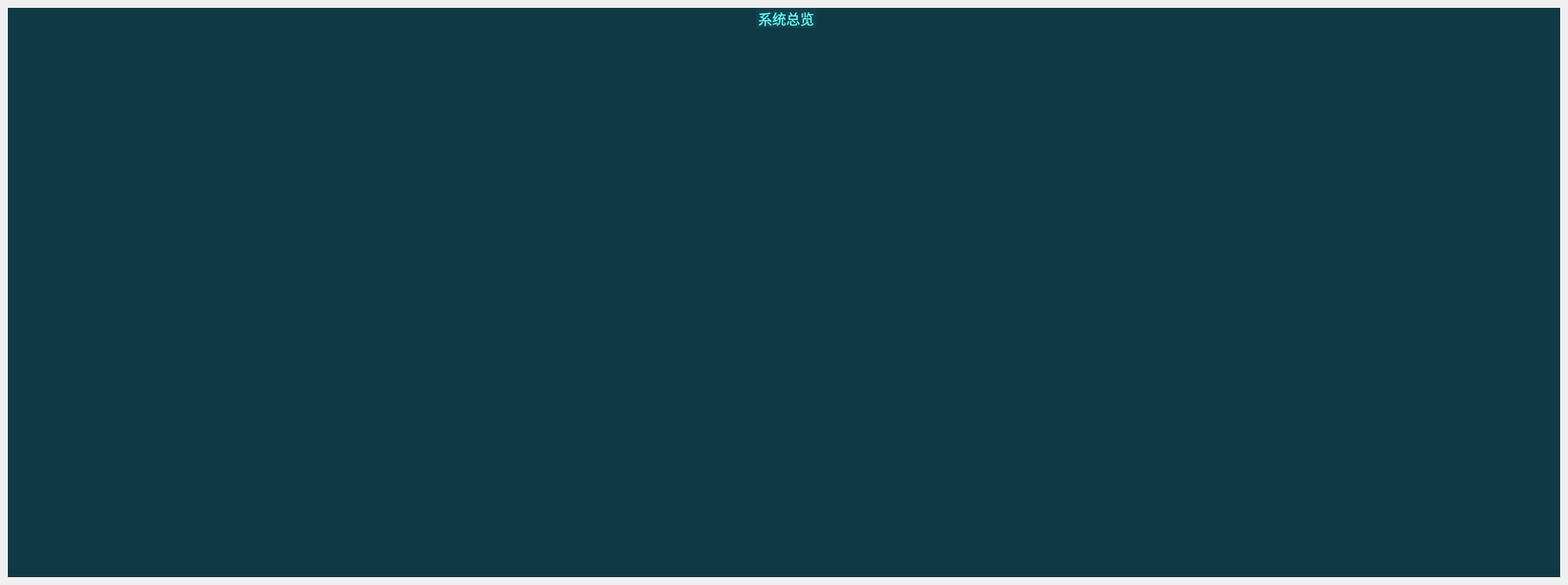
<?xml version="1.0" encoding="UTF-8"?>
<ui version="4.0">
 <class>FormHydraulicState</class>
 <widget class="QWidget" name="FormHydraulicState">
  <property name="geometry">
   <rect>
    <x>0</x>
    <y>0</y>
    <width>1800</width>
    <height>671</height>
   </rect>
  </property>
  <property name="windowTitle">
   <string>Form</string>
  </property>
  <layout class="QGridLayout" name="gridLayout">
   <property name="leftMargin">
    <number>0</number>
   </property>
   <property name="topMargin">
    <number>0</number>
   </property>
   <property name="rightMargin">
    <number>0</number>
   </property>
   <property name="bottomMargin">
    <number>0</number>
   </property>
   <property name="spacing">
    <number>0</number>
   </property>
   <item row="0" column="0">
    <widget class="QStackedWidget" name="stackedWidget">
     <property name="currentIndex">
      <number>5</number>
     </property>
     <widget class="QWidget" name="page_hydraulic">
      <layout class="QVBoxLayout" name="verticalLayout">
       <property name="spacing">
        <number>0</number>
       </property>
       <property name="leftMargin">
        <number>0</number>
       </property>
       <property name="topMargin">
        <number>0</number>
       </property>
       <property name="rightMargin">
        <number>0</number>
       </property>
       <property name="bottomMargin">
        <number>0</number>
       </property>
       <item>
        <widget class="QGroupBox" name="groupHydraulicState">
         <property name="minimumSize">
          <size>
           <width>800</width>
           <height>200</height>
          </size>
         </property>
         <property name="maximumSize">
          <size>
           <width>16777215</width>
           <height>16777215</height>
          </size>
         </property>
         <property name="font">
          <font>
           <family>微软雅黑</family>
           <pointsize>12</pointsize>
           <weight>50</weight>
           <italic>false</italic>
           <bold>false</bold>
          </font>
         </property>
         <property name="styleSheet">
          <string notr="true">QGroupBox{
	background-color: rgba(16, 57, 70, 1);
	border: 0px solid rgb(111, 255, 255);
	margin-top:3.3ex;
	color: rgba(102, 249, 247, 1);
	font: 12pt &quot;微软雅黑&quot;;
}

QGroupBox::title{
	subcontrol-origin: margin;
	subcontrol-position: top center;
	background-color: rgba(19, 67, 79, 1);
	padding: 7 10000px;
}

QLineEdit{
	background-color: rgba(255, 255, 255,0.2);
	border-width:0;
	border-style:outset;
	color: rgba(102, 249, 247, 1);
	font: 12pt &quot;微软雅黑&quot;;
}

QLabel{
	color: rgba(102, 249, 247, 1);
	font: 12pt &quot;微软雅黑&quot;;
}

QRadioButton{
	color: rgba(102, 249, 247, 1);
	font: 12pt &quot;微软雅黑&quot;;
}

QRadioButton::indicator{
	border-color: rgba(255, 255, 255,0);
	background:transparent;
}


QRadioButton::indicator:checked{
	border-image:url(:/widget/images/green.png)
}

QRadioButton::indicator:unchecked{
	border-image:url(:/widget/images/unchecked.png)
}

QPushButton{
	border: 2px solid rgba(61, 255, 255,0.4);
	background-color: rgba(12, 34, 45, 0.6);
	font: 12pt &quot;微软雅黑&quot;;
	color: rgba(102, 249, 247, 1);
	text-align：center;
}

QPushButton::disabled{
	border: 0px;
	color: rgba(102, 249, 247, 0.3);
	text-align：center;
}

QPushButton::pressed{
	border: 2px solid rgba(61, 255, 255,0.8);
	background-color: rgba(12, 34, 45, 1);
	font: 12pt &quot;微软雅黑&quot;;
}

QPushButton::hover{
	border: 2.5px solid rgba(61, 255, 255,0.8);
	background-color: rgba(12, 34, 45, 0.6);
	font: 75 12pt &quot;微软雅黑&quot;;
}

QDoubleSpinBox{
	border: 0px solid rgba(61, 255, 255,0.4);
	background-color: rgba(255, 255, 255, 0.2);
	font: 12pt &quot;Times New Roman&quot;;
	color: rgba(102, 249, 247, 1);
	text-align：center;
	padding-left:10px;
}
</string>
         </property>
         <property name="title">
          <string>绞车接线盒</string>
         </property>
         <layout class="QVBoxLayout" name="verticalLayout_10">
          <property name="spacing">
           <number>0</number>
          </property>
          <property name="leftMargin">
           <number>0</number>
          </property>
          <property name="topMargin">
           <number>10</number>
          </property>
          <property name="rightMargin">
           <number>0</number>
          </property>
          <property name="bottomMargin">
           <number>0</number>
          </property>
          <item>
           <widget class="QWidget" name="widgetHydraulicState" native="true">
            <property name="minimumSize">
             <size>
              <width>1200</width>
              <height>630</height>
             </size>
            </property>
            <property name="maximumSize">
             <size>
              <width>1200</width>
              <height>800</height>
             </size>
            </property>
            <property name="styleSheet">
             <string notr="true">
#widgetHydraulicState{
border-image: url(:/widget/液压系统原理图新.png);
}

QCheckBox{
	color: rgba(102, 249, 247, 1);
	font: 9pt &quot;微软雅黑&quot;;
}

QCheckBox::indicator{
	border-color: rgba(255, 255, 255,0);
	background:transparent;
}


QCheckBox::indicator:checked{
	
	border-image: url(:/widget/green.png)
}


QCheckBox::indicator:unchecked{
	
	border-image: url(:/widget/red.png)
}

QCheckBox::indicator:enabled{
	border-image: url(:/widget/unchecked.png)
}</string>
            </property>
            <widget class="QPushButton" name="BtReturn_2">
             <property name="geometry">
              <rect>
               <x>1020</x>
               <y>0</y>
               <width>181</width>
               <height>61</height>
              </rect>
             </property>
             <property name="text">
              <string>返回主监控画面</string>
             </property>
            </widget>
           </widget>
          </item>
         </layout>
        </widget>
       </item>
      </layout>
     </widget>
     <widget class="QWidget" name="page_centrebox">
      <layout class="QVBoxLayout" name="verticalLayout_2">
       <property name="spacing">
        <number>0</number>
       </property>
       <property name="leftMargin">
        <number>0</number>
       </property>
       <property name="topMargin">
        <number>0</number>
       </property>
       <property name="rightMargin">
        <number>0</number>
       </property>
       <property name="bottomMargin">
        <number>0</number>
       </property>
       <item>
        <widget class="QGroupBox" name="groupcentrebox">
         <property name="minimumSize">
          <size>
           <width>800</width>
           <height>200</height>
          </size>
         </property>
         <property name="maximumSize">
          <size>
           <width>16777215</width>
           <height>16777215</height>
          </size>
         </property>
         <property name="font">
          <font>
           <family>微软雅黑</family>
           <pointsize>12</pointsize>
           <weight>50</weight>
           <italic>false</italic>
           <bold>false</bold>
          </font>
         </property>
         <property name="styleSheet">
          <string notr="true">QGroupBox{
	background-color: rgba(16, 57, 70, 1);
	border: 0px solid rgb(111, 255, 255);
	margin-top:3.3ex;
	color: rgba(102, 249, 247, 1);
	font: 12pt &quot;微软雅黑&quot;;
}

QGroupBox::title{
	subcontrol-origin: margin;
	subcontrol-position: top center;
	background-color: rgba(19, 67, 79, 1);
	padding: 7 10000px;
}

QLineEdit{
	background-color: rgba(255, 255, 255,0.2);
	border-width:0;
	border-style:outset;
	color: rgba(102, 249, 247, 1);
	font: 12pt &quot;微软雅黑&quot;;
}

QLabel{
	color: rgba(102, 249, 247, 1);
	font: 12pt &quot;微软雅黑&quot;;
}

QRadioButton{
	color: rgba(102, 249, 247, 1);
	font: 12pt &quot;微软雅黑&quot;;
}

QRadioButton::indicator{
	border-color: rgba(255, 255, 255,0);
	background:transparent;
}


QRadioButton::indicator:checked{
	border-image:url(:/widget/images/green.png)
}

QRadioButton::indicator:unchecked{
	border-image:url(:/widget/images/unchecked.png)
}

QPushButton{
	border: 2px solid rgba(61, 255, 255,0.4);
	background-color: rgba(12, 34, 45, 0.6);
	font: 12pt &quot;微软雅黑&quot;;
	color: rgba(102, 249, 247, 1);
	text-align：center;
}

QPushButton::disabled{
	border: 0px;
	color: rgba(102, 249, 247, 0.3);
	text-align：center;
}

QPushButton::pressed{
	border: 2px solid rgba(61, 255, 255,0.8);
	background-color: rgba(12, 34, 45, 1);
	font: 12pt &quot;微软雅黑&quot;;
}

QPushButton::hover{
	border: 2.5px solid rgba(61, 255, 255,0.8);
	background-color: rgba(12, 34, 45, 0.6);
	font: 75 12pt &quot;微软雅黑&quot;;
}

QDoubleSpinBox{
	border: 0px solid rgba(61, 255, 255,0.4);
	background-color: rgba(255, 255, 255, 0.2);
	font: 12pt &quot;Times New Roman&quot;;
	color: rgba(102, 249, 247, 1);
	text-align：center;
	padding-left:10px;
}
</string>
         </property>
         <property name="title">
          <string>电源滤波机柜</string>
         </property>
         <layout class="QVBoxLayout" name="verticalLayout_11">
          <property name="spacing">
           <number>0</number>
          </property>
          <property name="leftMargin">
           <number>0</number>
          </property>
          <property name="topMargin">
           <number>10</number>
          </property>
          <property name="rightMargin">
           <number>0</number>
          </property>
          <property name="bottomMargin">
           <number>0</number>
          </property>
          <item>
           <widget class="QWidget" name="widgetCentreBoxState" native="true">
            <property name="minimumSize">
             <size>
              <width>1200</width>
              <height>630</height>
             </size>
            </property>
            <property name="maximumSize">
             <size>
              <width>1200</width>
              <height>800</height>
             </size>
            </property>
            <property name="styleSheet">
             <string notr="true">
#widgetCentreBoxState{
border-image: url(:/widget/中心控制箱原理图新.png);
}

QCheckBox{
	color: rgba(102, 249, 247, 1);
	font: 9pt &quot;微软雅黑&quot;;
}

QCheckBox::indicator{
	border-color: rgba(255, 255, 255,0);
	background:transparent;
}


QCheckBox::indicator:checked{
	
	border-image: url(:/widget/green.png)
}

QCheckBox::indicator:unchecked{
	
	border-image: url(:/widget/red.png)
}

QCheckBox::indicator:enabled{
	border-image: url(:/widget/unchecked.png)
}</string>
            </property>
            <widget class="QPushButton" name="BtReturn_3">
             <property name="geometry">
              <rect>
               <x>1018</x>
               <y>3</y>
               <width>181</width>
               <height>61</height>
              </rect>
             </property>
             <property name="text">
              <string>返回主监控画面</string>
             </property>
            </widget>
           </widget>
          </item>
         </layout>
        </widget>
       </item>
      </layout>
     </widget>
     <widget class="QWidget" name="page_MechCtrolBox">
      <layout class="QVBoxLayout" name="verticalLayout_3">
       <property name="spacing">
        <number>0</number>
       </property>
       <property name="leftMargin">
        <number>0</number>
       </property>
       <property name="topMargin">
        <number>0</number>
       </property>
       <property name="rightMargin">
        <number>0</number>
       </property>
       <property name="bottomMargin">
        <number>0</number>
       </property>
       <item>
        <widget class="QGroupBox" name="groupMechCtrolBox">
         <property name="minimumSize">
          <size>
           <width>800</width>
           <height>200</height>
          </size>
         </property>
         <property name="maximumSize">
          <size>
           <width>16777215</width>
           <height>16777215</height>
          </size>
         </property>
         <property name="font">
          <font>
           <family>微软雅黑</family>
           <pointsize>12</pointsize>
           <weight>50</weight>
           <italic>false</italic>
           <bold>false</bold>
          </font>
         </property>
         <property name="styleSheet">
          <string notr="true">QGroupBox{
	background-color: rgba(16, 57, 70, 1);
	border: 0px solid rgb(111, 255, 255);
	margin-top:3.3ex;
	color: rgba(102, 249, 247, 1);
	font: 12pt &quot;微软雅黑&quot;;
}

QGroupBox::title{
	subcontrol-origin: margin;
	subcontrol-position: top center;
	background-color: rgba(19, 67, 79, 1);
	padding: 7 10000px;
}

QLineEdit{
	background-color: rgba(255, 255, 255,0.2);
	border-width:0;
	border-style:outset;
	color: rgba(102, 249, 247, 1);
	font: 12pt &quot;微软雅黑&quot;;
}

QLabel{
	color: rgba(102, 249, 247, 1);
	font: 12pt &quot;微软雅黑&quot;;
}

QRadioButton{
	color: rgba(102, 249, 247, 1);
	font: 12pt &quot;微软雅黑&quot;;
}

QRadioButton::indicator{
	border-color: rgba(255, 255, 255,0);
	background:transparent;
}


QRadioButton::indicator:checked{
	border-image:url(:/widget/images/green.png)
}

QRadioButton::indicator:unchecked{
	border-image:url(:/widget/images/unchecked.png)
}

QPushButton{
	border: 2px solid rgba(61, 255, 255,0.4);
	background-color: rgba(12, 34, 45, 0.6);
	font: 12pt &quot;微软雅黑&quot;;
	color: rgba(102, 249, 247, 1);
	text-align：center;
}

QPushButton::disabled{
	border: 0px;
	color: rgba(102, 249, 247, 0.3);
	text-align：center;
}

QPushButton::pressed{
	border: 2px solid rgba(61, 255, 255,0.8);
	background-color: rgba(12, 34, 45, 1);
	font: 12pt &quot;微软雅黑&quot;;
}

QPushButton::hover{
	border: 2.5px solid rgba(61, 255, 255,0.8);
	background-color: rgba(12, 34, 45, 0.6);
	font: 75 12pt &quot;微软雅黑&quot;;
}

QDoubleSpinBox{
	border: 0px solid rgba(61, 255, 255,0.4);
	background-color: rgba(255, 255, 255, 0.2);
	font: 12pt &quot;Times New Roman&quot;;
	color: rgba(102, 249, 247, 1);
	text-align：center;
	padding-left:10px;
}
</string>
         </property>
         <property name="title">
          <string>收放控制机柜</string>
         </property>
         <layout class="QVBoxLayout" name="verticalLayout_12">
          <property name="spacing">
           <number>0</number>
          </property>
          <property name="leftMargin">
           <number>0</number>
          </property>
          <property name="topMargin">
           <number>10</number>
          </property>
          <property name="rightMargin">
           <number>0</number>
          </property>
          <property name="bottomMargin">
           <number>0</number>
          </property>
          <item>
           <widget class="QWidget" name="widgetMechCtrolBoxState" native="true">
            <property name="minimumSize">
             <size>
              <width>1200</width>
              <height>630</height>
             </size>
            </property>
            <property name="maximumSize">
             <size>
              <width>1200</width>
              <height>790</height>
             </size>
            </property>
            <property name="styleSheet">
             <string notr="true">
#widgetMechCtrolBoxState{
border-image: url(:/widget/机旁控制箱原理图新.png);
}

QCheckBox{
	color: rgba(102, 249, 247, 1);
	font: 9pt &quot;微软雅黑&quot;;
}

QCheckBox::indicator{
	border-color: rgba(255, 255, 255,0);
	background:transparent;
}


QCheckBox::indicator:checked{
	
	border-image: url(:/widget/green.png)
}

QCheckBox::indicator:unchecked{
	
	border-image: url(:/widget/red.png)
}

QCheckBox::indicator:enabled{
	border-image: url(:/widget/unchecked.png)
}</string>
            </property>
            <widget class="QPushButton" name="BtReturn_4">
             <property name="geometry">
              <rect>
               <x>1030</x>
               <y>1</y>
               <width>171</width>
               <height>51</height>
              </rect>
             </property>
             <property name="text">
              <string>返回主监控画面</string>
             </property>
            </widget>
           </widget>
          </item>
         </layout>
        </widget>
       </item>
      </layout>
     </widget>
     <widget class="QWidget" name="page_BackPump">
      <layout class="QVBoxLayout" name="verticalLayout_4">
       <property name="spacing">
        <number>0</number>
       </property>
       <property name="leftMargin">
        <number>0</number>
       </property>
       <property name="topMargin">
        <number>0</number>
       </property>
       <property name="rightMargin">
        <number>0</number>
       </property>
       <property name="bottomMargin">
        <number>0</number>
       </property>
       <item>
        <widget class="QGroupBox" name="groupBackPump">
         <property name="minimumSize">
          <size>
           <width>800</width>
           <height>200</height>
          </size>
         </property>
         <property name="maximumSize">
          <size>
           <width>16777215</width>
           <height>16777215</height>
          </size>
         </property>
         <property name="font">
          <font>
           <family>微软雅黑</family>
           <pointsize>12</pointsize>
           <weight>50</weight>
           <italic>false</italic>
           <bold>false</bold>
          </font>
         </property>
         <property name="styleSheet">
          <string notr="true">QGroupBox{
	background-color: rgba(16, 57, 70, 1);
	border: 0px solid rgb(111, 255, 255);
	margin-top:3.3ex;
	color: rgba(102, 249, 247, 1);
	font: 12pt &quot;微软雅黑&quot;;
}

QGroupBox::title{
	subcontrol-origin: margin;
	subcontrol-position: top center;
	background-color: rgba(19, 67, 79, 1);
	padding: 7 10000px;
}

QLineEdit{
	background-color: rgba(255, 255, 255,0.2);
	border-width:0;
	border-style:outset;
	color: rgba(102, 249, 247, 1);
	font: 12pt &quot;微软雅黑&quot;;
}

QLabel{
	color: rgba(102, 249, 247, 1);
	font: 12pt &quot;微软雅黑&quot;;
}

QRadioButton{
	color: rgba(102, 249, 247, 1);
	font: 12pt &quot;微软雅黑&quot;;
}

QRadioButton::indicator{
	border-color: rgba(255, 255, 255,0);
	background:transparent;
}


QRadioButton::indicator:checked{
	border-image:url(:/widget/images/green.png)
}

QRadioButton::indicator:unchecked{
	border-image:url(:/widget/images/unchecked.png)
}

QPushButton{
	border: 2px solid rgba(61, 255, 255,0.4);
	background-color: rgba(12, 34, 45, 0.6);
	font: 12pt &quot;微软雅黑&quot;;
	color: rgba(102, 249, 247, 1);
	text-align：center;
}

QPushButton::disabled{
	border: 0px;
	color: rgba(102, 249, 247, 0.3);
	text-align：center;
}

QPushButton::pressed{
	border: 2px solid rgba(61, 255, 255,0.8);
	background-color: rgba(12, 34, 45, 1);
	font: 12pt &quot;微软雅黑&quot;;
}

QPushButton::hover{
	border: 2.5px solid rgba(61, 255, 255,0.8);
	background-color: rgba(12, 34, 45, 0.6);
	font: 75 12pt &quot;微软雅黑&quot;;
}

QDoubleSpinBox{
	border: 0px solid rgba(61, 255, 255,0.4);
	background-color: rgba(255, 255, 255, 0.2);
	font: 12pt &quot;Times New Roman&quot;;
	color: rgba(102, 249, 247, 1);
	text-align：center;
	padding-left:10px;
}
</string>
         </property>
         <property name="title">
          <string>备用泵电机启动箱</string>
         </property>
         <layout class="QVBoxLayout" name="verticalLayout_13">
          <property name="spacing">
           <number>0</number>
          </property>
          <property name="leftMargin">
           <number>0</number>
          </property>
          <property name="topMargin">
           <number>10</number>
          </property>
          <property name="rightMargin">
           <number>0</number>
          </property>
          <property name="bottomMargin">
           <number>0</number>
          </property>
          <item>
           <widget class="QWidget" name="widgetBackPumpState" native="true">
            <property name="minimumSize">
             <size>
              <width>1200</width>
              <height>630</height>
             </size>
            </property>
            <property name="maximumSize">
             <size>
              <width>1200</width>
              <height>800</height>
             </size>
            </property>
            <property name="styleSheet">
             <string notr="true">
#widgetBackPumpState{
border-image: url(:/widget/备用泵电机启动箱原理图.png);
}

QCheckBox{
	color: rgba(102, 249, 247, 1);
	font: 9pt &quot;微软雅黑&quot;;
}

QCheckBox::indicator{
	border-color: rgba(255, 255, 255,0);
	background:transparent;
}


QCheckBox::indicator:checked{
	
	border-image: url(:/widget/green.png)
}

QCheckBox::indicator:unchecked{
	
	border-image: url(:/widget/red.png)
}

QCheckBox::indicator:enabled{
	border-image: url(:/widget/unchecked.png)
}</string>
            </property>
            <widget class="QPushButton" name="BtReturn_5">
             <property name="geometry">
              <rect>
               <x>1018</x>
               <y>2</y>
               <width>181</width>
               <height>61</height>
              </rect>
             </property>
             <property name="text">
              <string>返回主监控画面</string>
             </property>
            </widget>
           </widget>
          </item>
         </layout>
        </widget>
       </item>
      </layout>
     </widget>
     <widget class="QWidget" name="page_ImprovePump">
      <layout class="QVBoxLayout" name="verticalLayout_5">
       <property name="spacing">
        <number>0</number>
       </property>
       <property name="leftMargin">
        <number>0</number>
       </property>
       <property name="topMargin">
        <number>0</number>
       </property>
       <property name="rightMargin">
        <number>0</number>
       </property>
       <property name="bottomMargin">
        <number>0</number>
       </property>
       <item>
        <widget class="QGroupBox" name="groupImprovePump">
         <property name="minimumSize">
          <size>
           <width>800</width>
           <height>200</height>
          </size>
         </property>
         <property name="maximumSize">
          <size>
           <width>16777215</width>
           <height>16777215</height>
          </size>
         </property>
         <property name="font">
          <font>
           <family>微软雅黑</family>
           <pointsize>12</pointsize>
           <weight>50</weight>
           <italic>false</italic>
           <bold>false</bold>
          </font>
         </property>
         <property name="styleSheet">
          <string notr="true">QGroupBox{
	background-color: rgba(16, 57, 70, 1);
	border: 0px solid rgb(111, 255, 255);
	margin-top:3.3ex;
	color: rgba(102, 249, 247, 1);
	font: 12pt &quot;微软雅黑&quot;;
}

QGroupBox::title{
	subcontrol-origin: margin;
	subcontrol-position: top center;
	background-color: rgba(19, 67, 79, 1);
	padding: 7 10000px;
}

QLineEdit{
	background-color: rgba(255, 255, 255,0.2);
	border-width:0;
	border-style:outset;
	color: rgba(102, 249, 247, 1);
	font: 12pt &quot;微软雅黑&quot;;
}

QLabel{
	color: rgba(102, 249, 247, 1);
	font: 12pt &quot;微软雅黑&quot;;
}

QRadioButton{
	color: rgba(102, 249, 247, 1);
	font: 12pt &quot;微软雅黑&quot;;
}

QRadioButton::indicator{
	border-color: rgba(255, 255, 255,0);
	background:transparent;
}


QRadioButton::indicator:checked{
	border-image:url(:/widget/images/green.png)
}

QRadioButton::indicator:unchecked{
	border-image:url(:/widget/images/unchecked.png)
}

QPushButton{
	border: 2px solid rgba(61, 255, 255,0.4);
	background-color: rgba(12, 34, 45, 0.6);
	font: 12pt &quot;微软雅黑&quot;;
	color: rgba(102, 249, 247, 1);
	text-align：center;
}

QPushButton::disabled{
	border: 0px;
	color: rgba(102, 249, 247, 0.3);
	text-align：center;
}

QPushButton::pressed{
	border: 2px solid rgba(61, 255, 255,0.8);
	background-color: rgba(12, 34, 45, 1);
	font: 12pt &quot;微软雅黑&quot;;
}

QPushButton::hover{
	border: 2.5px solid rgba(61, 255, 255,0.8);
	background-color: rgba(12, 34, 45, 0.6);
	font: 75 12pt &quot;微软雅黑&quot;;
}

QDoubleSpinBox{
	border: 0px solid rgba(61, 255, 255,0.4);
	background-color: rgba(255, 255, 255, 0.2);
	font: 12pt &quot;Times New Roman&quot;;
	color: rgba(102, 249, 247, 1);
	text-align：center;
	padding-left:10px;
}
</string>
         </property>
         <property name="title">
          <string>传感器系统</string>
         </property>
         <layout class="QVBoxLayout" name="verticalLayout_14">
          <property name="spacing">
           <number>0</number>
          </property>
          <property name="leftMargin">
           <number>0</number>
          </property>
          <property name="topMargin">
           <number>10</number>
          </property>
          <property name="rightMargin">
           <number>0</number>
          </property>
          <property name="bottomMargin">
           <number>0</number>
          </property>
          <item>
           <widget class="QWidget" name="widgetImprovePumpState" native="true">
            <property name="minimumSize">
             <size>
              <width>1200</width>
              <height>630</height>
             </size>
            </property>
            <property name="maximumSize">
             <size>
              <width>1200</width>
              <height>800</height>
             </size>
            </property>
            <property name="styleSheet">
             <string notr="true">
#widgetImprovePumpState{
border-image: url(:/widget/提升泵电机启动箱原理图.png);
}

QCheckBox{
	color: rgba(102, 249, 247, 1);
	font: 9pt &quot;微软雅黑&quot;;
}

QCheckBox::indicator{
	border-color: rgba(255, 255, 255,0);
	background:transparent;
}


QCheckBox::indicator:checked{
	
	border-image: url(:/widget/green.png)
}

QCheckBox::indicator:unchecked{
	
	border-image: url(:/widget/red.png)
}

QCheckBox::indicator:enabled{
	border-image: url(:/widget/unchecked.png)
}</string>
            </property>
            <widget class="QPushButton" name="BtReturn_6">
             <property name="geometry">
              <rect>
               <x>1015</x>
               <y>1</y>
               <width>181</width>
               <height>61</height>
              </rect>
             </property>
             <property name="text">
              <string>返回主监控画面</string>
             </property>
            </widget>
           </widget>
          </item>
         </layout>
        </widget>
       </item>
      </layout>
     </widget>
     <widget class="QWidget" name="page_3D">
      <layout class="QHBoxLayout" name="horizontalLayout">
       <item>
        <widget class="QGroupBox" name="group3D">
         <property name="minimumSize">
          <size>
           <width>800</width>
           <height>200</height>
          </size>
         </property>
         <property name="maximumSize">
          <size>
           <width>16777215</width>
           <height>16777215</height>
          </size>
         </property>
         <property name="font">
          <font>
           <family>微软雅黑</family>
           <pointsize>12</pointsize>
           <weight>50</weight>
           <italic>false</italic>
           <bold>false</bold>
          </font>
         </property>
         <property name="styleSheet">
          <string notr="true">QGroupBox{
	background-color: rgba(16, 57, 70, 1);
	border: 0px solid rgb(111, 255, 255);
	margin-top:3.3ex;
	color: rgba(102, 249, 247, 1);
	font: 12pt &quot;微软雅黑&quot;;
}

QGroupBox::title{
	subcontrol-origin: margin;
	subcontrol-position: top center;
	background-color: rgba(19, 67, 79, 1);
	padding: 7 10000px;
}

QLineEdit{
	background-color: rgba(255, 255, 255,0.2);
	border-width:0;
	border-style:outset;
	color: rgba(102, 249, 247, 1);
	font: 12pt &quot;微软雅黑&quot;;
}

QLabel{
	color: rgba(102, 249, 247, 1);
	font: 12pt &quot;微软雅黑&quot;;
}

QRadioButton{
	color: rgba(102, 249, 247, 1);
	font: 12pt &quot;微软雅黑&quot;;
}

QRadioButton::indicator{
	border-color: rgba(255, 255, 255,0);
	background:transparent;
}


QRadioButton::indicator:checked{
	border-image:url(:/widget/images/green.png)
}

QRadioButton::indicator:unchecked{
	border-image:url(:/widget/images/unchecked.png)
}

QPushButton{
	border: 2px solid rgba(61, 255, 255,0.4);
	background-color: rgba(12, 34, 45, 0.6);
	font: 12pt &quot;微软雅黑&quot;;
	color: rgba(102, 249, 247, 1);
	text-align：center;
}

QPushButton::disabled{
	border: 0px;
	color: rgba(102, 249, 247, 0.3);
	text-align：center;
}

QPushButton::pressed{
	border: 2px solid rgba(61, 255, 255,0.8);
	background-color: rgba(12, 34, 45, 1);
	font: 12pt &quot;微软雅黑&quot;;
}

QPushButton::hover{
	border: 2.5px solid rgba(61, 255, 255,0.8);
	background-color: rgba(12, 34, 45, 0.6);
	font: 75 12pt &quot;微软雅黑&quot;;
}

QDoubleSpinBox{
	border: 0px solid rgba(61, 255, 255,0.4);
	background-color: rgba(255, 255, 255, 0.2);
	font: 12pt &quot;Times New Roman&quot;;
	color: rgba(102, 249, 247, 1);
	text-align：center;
	padding-left:10px;
}
</string>
         </property>
         <property name="title">
          <string>系统总览</string>
         </property>
         <layout class="QVBoxLayout" name="verticalLayout_15">
          <property name="spacing">
           <number>0</number>
          </property>
          <property name="leftMargin">
           <number>0</number>
          </property>
          <property name="topMargin">
           <number>10</number>
          </property>
          <property name="rightMargin">
           <number>0</number>
          </property>
          <property name="bottomMargin">
           <number>0</number>
          </property>
          <item>
           <widget class="QWidget" name="widget3D" native="true">
            <property name="minimumSize">
             <size>
              <width>1200</width>
              <height>630</height>
             </size>
            </property>
            <property name="maximumSize">
             <size>
              <width>1200</width>
              <height>800</height>
             </size>
            </property>
            <property name="styleSheet">
             <string notr="true">#widget3D{
border-image: url(:/widget/3D模型.png);
}


</string>
            </property>
            <widget class="QLabel" name="label_2">
             <property name="geometry">
              <rect>
               <x>370</x>
               <y>70</y>
               <width>211</width>
               <height>31</height>
              </rect>
             </property>
             <property name="styleSheet">
              <string notr="true"/>
             </property>
             <property name="text">
              <string/>
             </property>
            </widget>
            <widget class="QLabel" name="label_3">
             <property name="geometry">
              <rect>
               <x>780</x>
               <y>30</y>
               <width>151</width>
               <height>31</height>
              </rect>
             </property>
             <property name="styleSheet">
              <string notr="true"/>
             </property>
             <property name="text">
              <string/>
             </property>
            </widget>
            <widget class="QLabel" name="label_4">
             <property name="geometry">
              <rect>
               <x>1030</x>
               <y>30</y>
               <width>171</width>
               <height>31</height>
              </rect>
             </property>
             <property name="styleSheet">
              <string notr="true"/>
             </property>
             <property name="text">
              <string/>
             </property>
            </widget>
            <widget class="QLabel" name="label_5">
             <property name="geometry">
              <rect>
               <x>490</x>
               <y>470</y>
               <width>181</width>
               <height>31</height>
              </rect>
             </property>
             <property name="styleSheet">
              <string notr="true"/>
             </property>
             <property name="text">
              <string/>
             </property>
            </widget>
           </widget>
          </item>
         </layout>
        </widget>
       </item>
      </layout>
     </widget>
    </widget>
   </item>
  </layout>
 </widget>
 <resources/>
 <connections/>
</ui>
